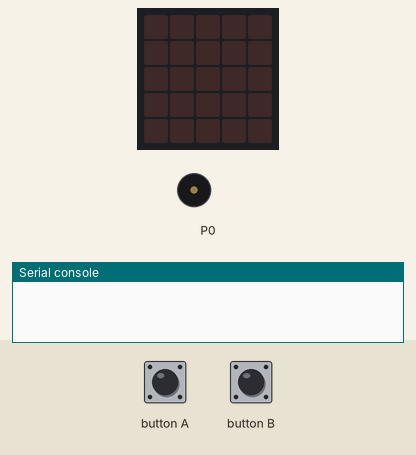
A program run on a simulated BBC micro:bit running MicroPython. Parts: the board's 5×5 LED display, buzzer (waves = sounding), the last lines printed to the serial console. The test bench sets the inputs (shaded band).

Above: at 1.2 s.
1.3 s: button A pressed for 0.15 s
At 3.8 s:
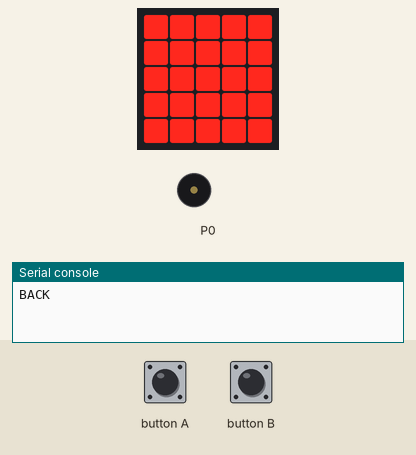
4.3 s: button B pressed for 0.15 s
At 5.9 s:
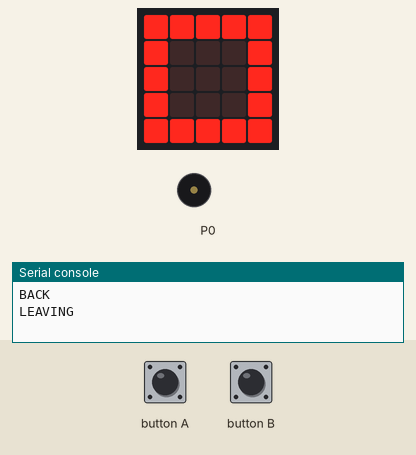
7.3 s: button A pressed for 1 s
At 7.54 s:
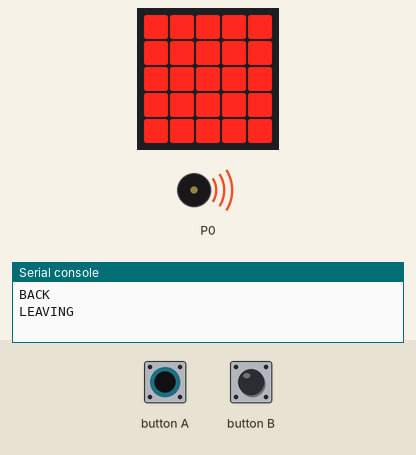
10.3 s: button B pressed for 1 s
At 10.57 s:
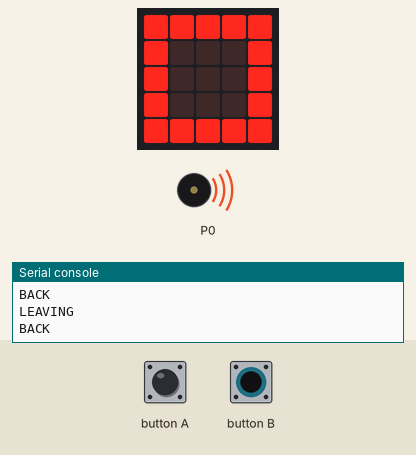
Timing chart, 0 to 13.3 s (numbered marks = the images above; inputs shaded):
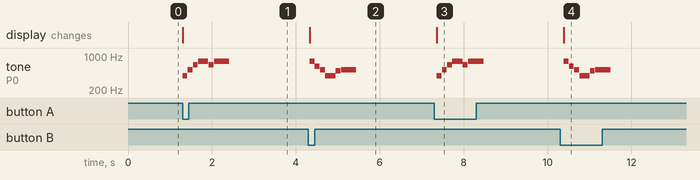

The program:

at-desk.py
```python
# this was the original

from microbit import *
import music

solid_square = Image("99999:"
                     "99999:"
                     "99999:"
                     "99999:"
                     "99999:")

hollow_square = Image("99999:"
                      "90009:"
                      "90009:"
                      "90009:"
                      "99999:")

while True:
    if button_a.was_pressed():
        display.show(solid_square)
        music.play(music.POWER_UP)
        print("BACK")  # Send 'BACK' to Discord bot
    elif button_b.was_pressed():
        display.show(hollow_square)
        music.play(music.POWER_DOWN)
        print("LEAVING")  # Send 'LEAVING' to Discord bot

    sleep(100)  # Small sleep to not waste CPU
```

Measured:
- after the input at 1.3 s, tone on P0: plays 392 Hz for 0.12 s, 523 Hz for 0.12 s, 659 Hz for 0.12 s, 784 Hz for 0.24 s, 659 Hz for 0.12 s, 784 Hz for 0.36 s, starting at once; the display: changes at once (image 1)
- after the input at 4.3 s, tone on P0: plays 784 Hz for 0.12 s, 622 Hz for 0.12 s, 523 Hz for 0.12 s, 392 Hz for 0.24 s, 494 Hz for 0.12 s, 523 Hz for 0.36 s, starting at once; the display: changes at once (image 2)
- after the input at 7.3 s, tone on P0: plays 392 Hz for 0.12 s, 523 Hz for 0.12 s, 659 Hz for 0.12 s, 784 Hz for 0.24 s, 659 Hz for 0.12 s, 784 Hz for 0.36 s, starting after 0.06 s; the display: changes after 0.06 s (image 3)
- after the input at 10.3 s, tone on P0: plays 784 Hz for 0.12 s, 622 Hz for 0.12 s, 523 Hz for 0.12 s, 392 Hz for 0.24 s, 494 Hz for 0.12 s, 523 Hz for 0.36 s, starting after 0.09 s; the display: changes after 0.09 s (image 4)
